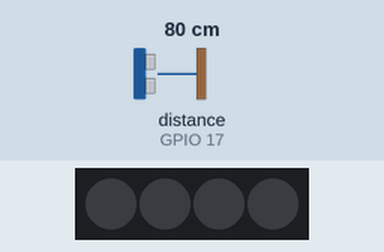
A program run on a simulated Raspberry Pi (BCM pin numbers). Shown: 4 RGB LEDs in strip order, left to right. Inputs (shaded band) come from the test bench; at power-on: distance to the obstacle (sensor on GPIO 17) 80 cm. The echo pulse lasts 58.3 µs per cm; dim RGB values are drawn brighter than linear; the interpreter's speed is modelled, so counts of loop turns are approximate.

Above: at 0.1 s.
At 9.5 s:
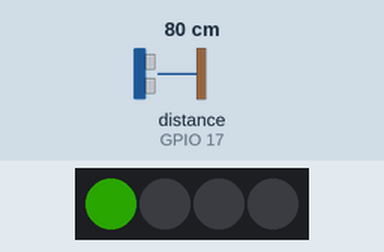
At 20.1 s:
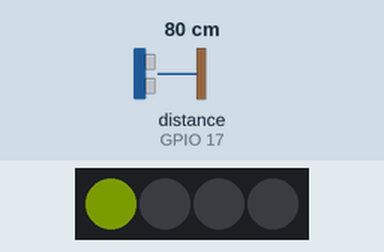
At 38.5 s:
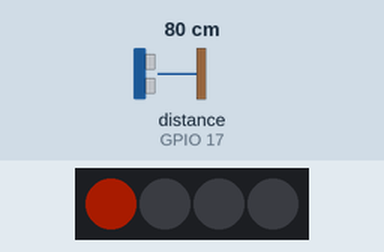
Timing chart, 0 to 40.0 s (numbered marks = the images above):
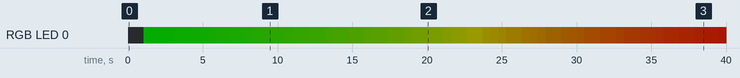

The program:

main.py
```python
# (licence header left out)
import time
import board
import digitalio
import neopixel
import adafruit_hcsr04

PIN_NEO  = board.GP28
NUM_NEO  = 4
ORD_NEO  = neopixel.RGB
PIN_TRIG = board.GP16
PIN_ECHO = board.GP17

# --- objects   -------------------------------------------------------------

# list of neo-pixel-objects
pixels = neopixel.NeoPixel(
  PIN_NEO, NUM_NEO, brightness=0.2, auto_write=False, pixel_order=ORD_NEO)

# distance sensor
sonar = adafruit_hcsr04.HCSR04(trigger_pin=PIN_TRIG,echo_pin=PIN_ECHO)

# --- measure distance   -----------------------------------------------------

def get_distance():
  sum = 0
  for i in range(5):
    a = 0
    while not a:
      try:
        a = sonar.distance
      except RuntimeError:
        a = 0
    sum += a
    time.sleep(0.1)
  sum = sum/5
  return sum

# --- colorwheel   -----------------------------------------------------------

def wheel(pos):
  # Input a value 0 to 255 to get a color value.
  # The colours are a transition r - g - b - back to r.
  if pos < 0 or pos > 255:
    r = g = b = 0
  elif pos < 85:
    r = int(pos * 3)
    g = int(255 - pos * 3)
    b = 0
  elif pos < 170:
    pos -= 85
    r = int(255 - pos * 3)
    g = 0
    b = int(pos * 3)
  else:
    pos -= 170
    r = 0
    g = int(pos * 3)
    b = int(255 - pos * 3)
  return (r,g,b) if ORD_NEO in (neopixel.RGB,neopixel.GRB) else (r,g,b,0)

# --- pixel-update   --------------------------------------------------------

col_pos = 0
def update_pixel():
  global col_pos
  # update color
  col_pos = (col_pos+1)%256
  color   = wheel(col_pos)
  # update pixels
  for i in range(NUM_NEO):
    pixels[i] = color if i<counter else (0,0,0)
  pixels.show()

# --- main loop   -----------------------------------------------------------

counter = 0
while True:
  # wait for "on"-event, i.e. distance < 100cm
  while get_distance() > 100:
    update_pixel()
    continue

  # update counter
  counter = (counter+1)%5

  # and wait for "off"-event, i.e. distance > 100cm
  while get_distance() < 100:
    update_pixel()
    continue
```

Measured:
- by itself, RGB LED 0: off → RGB(0, 50, 0) at 1.1 s, → RGB(1, 49, 0) 0.53 s later, → RGB(2, 48, 0) 1.1 s later, → RGB(3, 48, 0) 0.53 s later, … (59 changes in this stretch)
